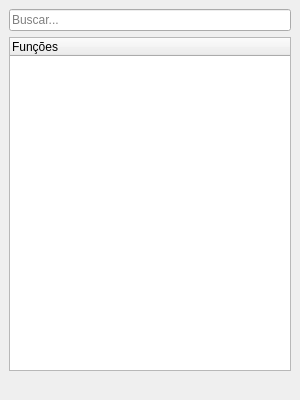
<?xml version="1.0" encoding="UTF-8"?>
<!-- Path: gui\ui\dockable_panel.ui -->
<ui version="4.0">
 <class>DockWidget</class>
 <widget class="QDockWidget" name="DockWidget">
  <property name="geometry">
   <rect>
    <x>0</x>
    <y>0</y>
    <width>300</width>
    <height>400</height>
   </rect>
  </property>
  <property name="windowTitle">
   <string>Controle do Acervo</string>
  </property>
  <widget class="QWidget" name="dockWidgetContents">
   <layout class="QVBoxLayout" name="verticalLayout">
    <item>
     <widget class="QLineEdit" name="searchLineEdit">
      <property name="placeholderText">
       <string>Buscar...</string>
      </property>
     </widget>
    </item>
    <item>
     <widget class="QTreeWidget" name="treeWidget">
      <column>
       <property name="text">
        <string>Funções</string>
       </property>
      </column>
     </widget>
    </item>
    <item>
     <widget class="QLabel" name="versionLabel">
      <property name="alignment">
       <set>Qt::AlignRight|Qt::AlignTrailing|Qt::AlignVCenter</set>
      </property>
     </widget>
    </item>
   </layout>
  </widget>
 </widget>
 <resources/>
 <connections/>
</ui>
